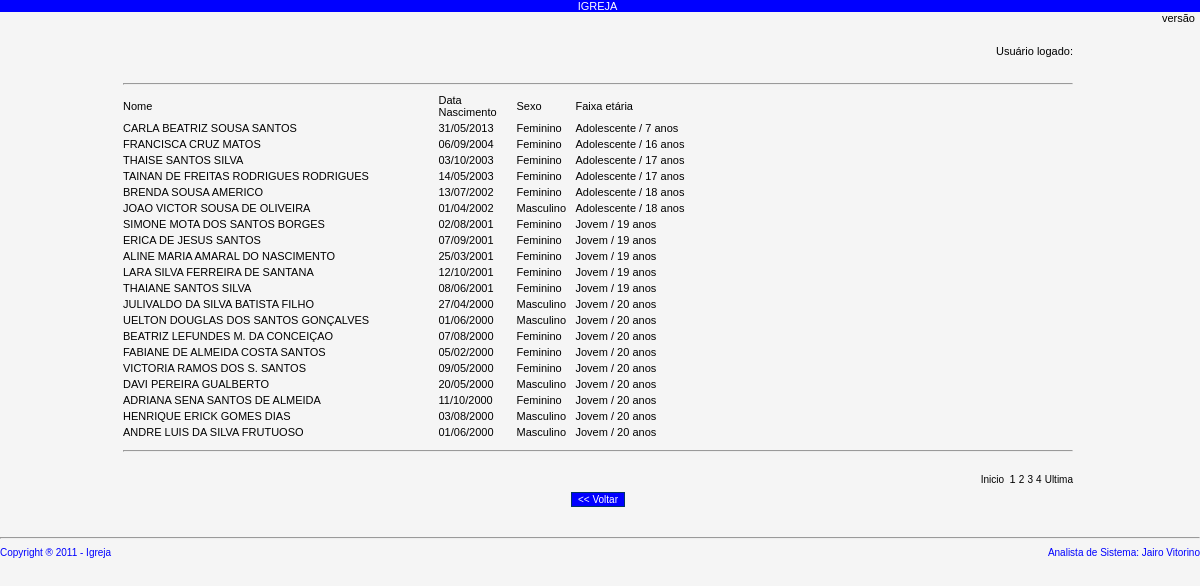
/membros_todos_.php, run on the app's committed database.
### tables this page shows
CREATE TABLE IF NOT EXISTS `membros` (
  `pk_membro` int(11) NOT NULL AUTO_INCREMENT,
  `fg_membro` blob NOT NULL,
  `te_foto` varchar(30) NOT NULL,
  `nm_membro` varchar(50) NOT NULL,
  `dt_nascimento` date NOT NULL,
  `fk_sexo` int(11) NOT NULL DEFAULT '37',
  `fk_instrucao` int(11) NOT NULL,
  `fk_estado` int(11) NOT NULL DEFAULT '1',
  `nm_escola` varchar(50) NOT NULL,
  `nu_tel_escola` varchar(40) NOT NULL,
  `nu_rg` varchar(20) NOT NULL,
  `fk_profissao` int(11) NOT NULL DEFAULT '28',
  `nm_empresa` varchar(50) NOT NULL,
  `nu_tel_empresa` varchar(40) NOT NULL,
  `nm_pai` varchar(50) NOT NULL,
  `nm_mae` varchar(50) NOT NULL,
  `nm_conjuge` varchar(50) NOT NULL,
  `dt_casamento` date NOT NULL,
  `nm_local` varchar(50) NOT NULL,
  `nm_rh` varchar(20) NOT NULL,
  `nu_tel_casa` varchar(30) NOT NULL,
  `nm_email` varchar(70) NOT NULL,
  `nm_logra` varchar(70) NOT NULL,
  `nm_bairro1` varchar(40) NOT NULL,
  `fk_bairro` int(11) NOT NULL,
  `nu_cep` varchar(8) NOT NULL,
  `nm_uf` varchar(2) NOT NULL,
  `nm_cidade` varchar(50) NOT NULL,
  `nm_pastor` varchar(50) NOT NULL,
  `nm_igreja` varchar(50) NOT NULL,
  `nu_tel_igreja` varchar(40) NOT NULL,
  `dt_admissao` date NOT NULL,
  `fk_entrada` int(11) NOT NULL DEFAULT '2',
  `fk_saida` int(11) NOT NULL DEFAULT '6',
  `dt_saida` date NOT NULL,
  `te_observacao` text NOT NULL,
  `dt_cadastro` date NOT NULL,
  `fk_usuario` int(11) NOT NULL,
  PRIMARY KEY (`pk_membro`),
  KEY `fk_sexo` (`fk_sexo`),
  KEY `fk_profissao` (`fk_profissao`),
  KEY `fk_instrucao` (`fk_instrucao`),
  KEY `fk_estado` (`fk_estado`),
  KEY `fk_entrada` (`fk_entrada`),
  KEY `fk_saida` (`fk_saida`),
  KEY `fk_usuario` (`fk_usuario`),
  KEY `fk_bairro` (`fk_bairro`)
);

CREATE TABLE IF NOT EXISTS `status` (
  `pk_status` int(11) NOT NULL AUTO_INCREMENT,
  `cl_status` varchar(1) NOT NULL,
  `nm_status` varchar(50) NOT NULL,
  PRIMARY KEY (`pk_status`)
);

### membros_todos_.php (the view, shortened to what this page needs)
<?php
include "cabecalho/cabecalho.php";
?>
<html>
<head>
</head>
<link rel="stylesheet" href="css/textos.css" type="text/css">
<link rel="stylesheet" href="css/filadelfia.css" type="text/css">
<link rel="stylesheet" href="css/estilo.css" type="text/css">
<body bgcolor="#F5F5F5" onLoad="javascript:caixas()">
<?php
$nm_usuario = $_SESSION["user"];
?>
<form name="formulario">
  <table width="80%" border="0" align="center">
    <tr>
      <td colspan="6" class="labelDireita">Usu&aacute;rio logado:<?php echo $nm_usuario;?></td>
    </tr>
    <tr>
      <td colspan="6" class="labelEsquerda">&nbsp;</td>
    </tr>
    <tr>
      <td colspan="6" class="labelEsquerda"><hr></td>
    </tr>
    <tr>
      <td width="33%" class="labelEsquerda">Nome</td>
      <td width="8%" class="labelEsquerda">Data Nascimento</td>
      <td width="6%" class="labelEsquerda">Sexo</td>
      <td width="53%" class="labelEsquerda">Faixa et&aacute;ria</td>
    </tr>
    <?php
	$p = @$_GET["p"];
	if(isset($p)) {
	$p = $p;
	} else {
	$p = 1;
	}
	$qnt = 20;
	$inicio = ($p*$qnt) - $qnt;
	$sql = mysql_query("SELECT pk_membro,nm_membro,nm_status,dt_nascimento,YEAR(membros.dt_nascimento) as ano FROM membros,status WHERE membros.fk_sexo = status.pk_status AND fk_saida = 6 ORDER BY ano DESC LIMIT $inicio, $qnt");
	$row = mysql_num_rows($sql);
	for ($z = 0; $z < $row; $z++){
	$dt_nascimento = mysql_result($sql, $z, "dt_nascimento");
	$dt_nasc = $dt_nascimento;
	$dt_nascimento = substr($dt_nascimento,0,4);
	$dt_nascimento = date("Y") - $dt_nascimento;
	if ($dt_nascimento <= 8)
	$dt_faixa = "Criança";
	if ( ($dt_nascimento >= 7) && ($dt_nascimento <= 18) )
	$dt_faixa = "Adolescente";
	if ( ($dt_nascimento >= 19) && ($dt_nascimento <= 35) )
	$dt_faixa = "Jovem";
	$dt_nasc = substr($dt_nasc,8,2)."/".substr($dt_nasc,5,2)."/".substr($dt_nasc,0,4);
	?>
    <tr onMouseOver="move_i(this)" onMouseOut="move_o(this)">
      <td class="labelEsquerda"><?php echo mysql_result($sql, $z, "nm_membro");?></td>
      <td class="labelEsquerda"><?php echo $dt_nasc;?></td>
      <td class="labelEsquerda"><?php echo mysql_result($sql, $z, "nm_status");?></td>
      <td class="labelEsquerda"><?php echo $dt_faixa;?> / <?php echo $dt_nascimento;?>
        anos </td>
    </tr>
    <?php }?>
  </table>
 <table width="80%" border="0" align="center">
     <tr>
      <td class="labelCentro"><hr></td>
    </tr>
   <tr>
      <td class="labelDireita">
        <?php
echo "<br />";
$sql_select_all = "SELECT pk_membro,nm_membro,nm_status,dt_nascimento,YEAR(membros.dt_nascimento) as ano FROM membros,status WHERE membros.fk_sexo = status.pk_status AND fk_saida = 6 ORDER BY ano DESC ";
$sql_query_all = mysql_query($sql_select_all);
$total_registros = mysql_num_rows($sql_query_all);
$pags = ceil($total_registros/$qnt);
$max_links = 3;
echo "<font size='1' face='Arial, Helvetica, sans-serif'><a href='membros_todos.php?p=1' target='_self'>Inicio&nbsp;&nbsp;</a></font>";
echo $p." ";
for($i = $p+1; $i <= $p+$max_links; $i++) {
if($i > $pags)
{
}
else
{
echo "<font size='1' face='Arial, Helvetica, sans-serif'><a href='membros_todos.php?p=".$i."' target='_self'>".$i."</a></font> ";
}
}
echo "<font size='1' face='Arial, Helvetica, sans-serif'><a href='membros_todos.php?p=".$pags."' target='_self'>Ultima</a></font> ";
?>
      </td>
    </tr>
    <tr>
      <td class="labelCentro"><input name="volta" type="button" id="volta" onClick="tpl('tpl.php')" value="&lt;&lt; Voltar"></td>
    </tr>
 </table>
</form>
<?php include "rodape/rodape.php";?>
</html>

### css/estilo.css (style rules this page uses)
body { margin-left: 0px; margin-top: 0px; margin-right: 0px; margin-bottom: 0px; SCROLLBAR-FACE-COLOR: #ffffff; SCROLLBAR-HIGHLIGHT-COLOR: #BDD5E7; SCROLLBAR-SHADOW-COLOR: #ffffff; SCROLLBAR-3DLIGHT-COLOR: #ffffff; SCROLLBAR-ARROW-COLOR: #335ec1; }
input { font-family: Arial, Helvetica, sans-serif; font-size: 10px; color: #000000; border: 1px solid #003366; margin: 3px; }
A:link { color: #000000; text-decoration: none; }

### css/filadelfia.css (style rules this page uses)
a:link { color: #003366; }
.labelEsquerda { text-align: left; padding-right: 5px; font-family: Arial, Helvetica, sans-serif; font-size: 11px; color: #000000; }
.labelDireita { text-align: right; padding-right: 5px; font-family: Arial, Helvetica, sans-serif; font-size: 11px; color: #000000; }
.labelCentro { text-align: center; padding-right: 5px; font-family: Arial, Helvetica, sans-serif; font-size: 11px; color: #000000; }

### css/textos.css (style rules this page uses)
input[type=button] { background:#0000FF; color:#ffffff; }

### data on the page
membros: nm_membro "CARLA BEATRIZ SOUSA SANTOS", dt_nascimento "31/05/2013", status.nm_status "Feminino", dt_faixa "Adolescente", dt_nascimento "7"
membros: nm_membro "FRANCISCA CRUZ MATOS", dt_nascimento "06/09/2004", status.nm_status "Feminino", dt_faixa "Adolescente", dt_nascimento "16"
membros: nm_membro "THAISE SANTOS SILVA", dt_nascimento "03/10/2003", status.nm_status "Feminino", dt_faixa "Adolescente", dt_nascimento "17"
membros: nm_membro "TAINAN DE FREITAS RODRIGUES RODRIGUES", dt_nascimento "14/05/2003", status.nm_status "Feminino", dt_faixa "Adolescente", dt_nascimento "17"
membros: nm_membro "BRENDA SOUSA AMERICO", dt_nascimento "13/07/2002", status.nm_status "Feminino", dt_faixa "Adolescente", dt_nascimento "18"
membros: nm_membro "JOAO VICTOR SOUSA DE OLIVEIRA", dt_nascimento "01/04/2002", status.nm_status "Masculino", dt_faixa "Adolescente", dt_nascimento "18"
membros: nm_membro "SIMONE MOTA DOS SANTOS BORGES", dt_nascimento "02/08/2001", status.nm_status "Feminino", dt_faixa "Jovem", dt_nascimento "19"
membros: nm_membro "ERICA DE JESUS SANTOS", dt_nascimento "07/09/2001", status.nm_status "Feminino", dt_faixa "Jovem", dt_nascimento "19"
membros: nm_membro "ALINE MARIA AMARAL DO NASCIMENTO", dt_nascimento "25/03/2001", status.nm_status "Feminino", dt_faixa "Jovem", dt_nascimento "19"
membros: nm_membro "LARA SILVA FERREIRA DE SANTANA", dt_nascimento "12/10/2001", status.nm_status "Feminino", dt_faixa "Jovem", dt_nascimento "19"
membros: nm_membro "THAIANE SANTOS SILVA", dt_nascimento "08/06/2001", status.nm_status "Feminino", dt_faixa "Jovem", dt_nascimento "19"
membros: nm_membro "JULIVALDO DA SILVA BATISTA FILHO", dt_nascimento "27/04/2000", status.nm_status "Masculino", dt_faixa "Jovem", dt_nascimento "20"
membros: nm_membro "UELTON DOUGLAS DOS SANTOS GONÇALVES", dt_nascimento "01/06/2000", status.nm_status "Masculino", dt_faixa "Jovem", dt_nascimento "20"
membros: nm_membro "BEATRIZ LEFUNDES M. DA CONCEIÇAO", dt_nascimento "07/08/2000", status.nm_status "Feminino", dt_faixa "Jovem", dt_nascimento "20"
membros: nm_membro "FABIANE DE ALMEIDA COSTA SANTOS", dt_nascimento "05/02/2000", status.nm_status "Feminino", dt_faixa "Jovem", dt_nascimento "20"
membros: nm_membro "VICTORIA RAMOS DOS S. SANTOS", dt_nascimento "09/05/2000", status.nm_status "Feminino", dt_faixa "Jovem", dt_nascimento "20"
membros: nm_membro "DAVI PEREIRA GUALBERTO", dt_nascimento "20/05/2000", status.nm_status "Masculino", dt_faixa "Jovem", dt_nascimento "20"
membros: nm_membro "ADRIANA SENA SANTOS DE ALMEIDA", dt_nascimento "11/10/2000", status.nm_status "Feminino", dt_faixa "Jovem", dt_nascimento "20"
membros: nm_membro "HENRIQUE ERICK GOMES DIAS", dt_nascimento "03/08/2000", status.nm_status "Masculino", dt_faixa "Jovem", dt_nascimento "20"
membros: nm_membro "ANDRE LUIS DA SILVA FRUTUOSO", dt_nascimento "01/06/2000", status.nm_status "Masculino", dt_faixa "Jovem", dt_nascimento "20"

### other printed values
$p "1"
